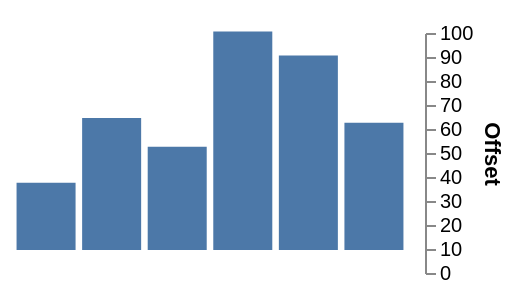

Here is the Vega-Lite specification saved for this chart:
### Vega specification from a JSON file in a GitHub repository (floating-point values rounded to 4 significant figures)
{"width": 200, "height": 120, "padding": 5, "data": [{"name": "t", "values": [{"a": "Alpha", "b": 28, "c": "x", "d": 1}, {"a": "Bravo", "b": 55, "c": "y", "d": 2}, {"a": "Charlie", "b": 43, "c": "x", "d": 3}, {"a": "Delta", "b": 91, "c": "z", "d": 4}, {"a": "Echo", "b": 81, "c": "y", "d": 5}, {"a": "Foxtrot", "b": 53, "c": "z", "d": 6}]}], "scales": [{"name": "x", "type": "band", "domain": {"data": "t", "field": "a"}, "range": "width", "padding": 0.1}, {"name": "y", "type": "linear", "domain": {"data": "t", "field": "b"}, "range": "height", "nice": true}, {"name": "color", "type": "ordinal", "domain": {"data": "t", "field": "c"}, "range": {"scheme": "category10"}}, {"name": "ramp", "type": "linear", "domain": {"data": "t", "field": "d"}, "range": {"scheme": "blues"}}, {"name": "size", "type": "linear", "domain": {"data": "t", "field": "b"}, "range": [10, 200]}, {"name": "shape", "type": "ordinal", "domain": {"data": "t", "field": "c"}, "range": "symbol"}, {"name": "quant", "type": "quantize", "domain": [0, 100], "range": {"scheme": "greens", "count": 4}}], "marks": [{"type": "rect", "from": {"data": "t"}, "encode": {"enter": {"x": {"scale": "x", "field": "a"}, "width": {"scale": "x", "band": 1}, "y": {"scale": "y", "field": "b"}, "y2": {"scale": "y", "value": 0}}}}], "axes": [{"orient": "right", "scale": "y", "title": "Offset", "offset": 8, "position": 12, "translate": 0}]}
